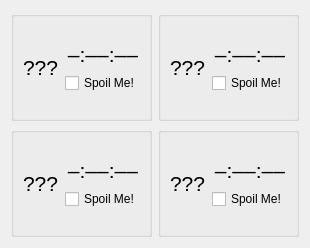
      <widget class="QWidget" name="constructionPage">
       <layout class="QGridLayout" name="gridLayout_9">
        <item row="0" column="0">
         <widget class="QGroupBox" name="constructionBox1">
          <property name="minimumSize">
           <size>
            <width>0</width>
            <height>110</height>
           </size>
          </property>
          <property name="maximumSize">
           <size>
            <width>16777215</width>
            <height>110</height>
           </size>
          </property>
          <property name="title">
           <string/>
          </property>
          <layout class="QHBoxLayout" name="horizontalLayout_5">
           <item>
            <widget class="QLabel" name="constructionName1">
             <property name="sizePolicy">
              <sizepolicy hsizetype="Preferred" vsizetype="Maximum">
               <horstretch>0</horstretch>
               <verstretch>0</verstretch>
              </sizepolicy>
             </property>
             <property name="font">
              <font>
               <pointsize>16</pointsize>
              </font>
             </property>
             <property name="text">
              <string>???</string>
             </property>
            </widget>
           </item>
           <item>
            <spacer name="horizontalSpacer_5">
             <property name="orientation">
              <enum>Qt::Horizontal</enum>
             </property>
             <property name="sizeHint" stdset="0">
              <size>
               <width>0</width>
               <height>20</height>
              </size>
             </property>
            </spacer>
           </item>
           <item>
            <layout class="QVBoxLayout" name="verticalLayout_11">
             <item>
              <spacer name="verticalSpacer_11">
               <property name="orientation">
                <enum>Qt::Vertical</enum>
               </property>
               <property name="sizeHint" stdset="0">
                <size>
                 <width>20</width>
                 <height>40</height>
                </size>
               </property>
              </spacer>
             </item>
             <item alignment="Qt::AlignHCenter">
              <widget class="QLabel" name="constructionTimer1">
               <property name="sizePolicy">
                <sizepolicy hsizetype="Maximum" vsizetype="Preferred">
                 <horstretch>0</horstretch>
                 <verstretch>0</verstretch>
                </sizepolicy>
               </property>
               <property name="minimumSize">
                <size>
                 <width>70</width>
                 <height>0</height>
                </size>
               </property>
               <property name="font">
                <font>
                 <pointsize>16</pointsize>
                </font>
               </property>
               <property name="text">
                <string>‒:‒‒:‒‒</string>
               </property>
               <property name="alignment">
                <set>Qt::AlignRight|Qt::AlignTrailing|Qt::AlignVCenter</set>
               </property>
              </widget>
             </item>
             <item alignment="Qt::AlignHCenter">
              <widget class="QCheckBox" name="constructionSpoil1">
               <property name="text">
                <string>Spoil Me!</string>
               </property>
              </widget>
             </item>
             <item>
              <spacer name="verticalSpacer_12">
               <property name="orientation">
                <enum>Qt::Vertical</enum>
               </property>
               <property name="sizeHint" stdset="0">
                <size>
                 <width>20</width>
                 <height>40</height>
                </size>
               </property>
              </spacer>
             </item>
            </layout>
           </item>
          </layout>
         </widget>
        </item>
        <item row="0" column="1">
         <widget class="QGroupBox" name="constructionBox2">
          <property name="minimumSize">
           <size>
            <width>0</width>
            <height>110</height>
           </size>
          </property>
          <property name="maximumSize">
           <size>
            <width>16777215</width>
            <height>110</height>
           </size>
          </property>
          <property name="title">
           <string/>
          </property>
          <layout class="QHBoxLayout" name="horizontalLayout_9">
           <item>
            <widget class="QLabel" name="constructionName2">
             <property name="sizePolicy">
              <sizepolicy hsizetype="Preferred" vsizetype="Maximum">
               <horstretch>0</horstretch>
               <verstretch>0</verstretch>
              </sizepolicy>
             </property>
             <property name="font">
              <font>
               <pointsize>16</pointsize>
              </font>
             </property>
             <property name="text">
              <string>???</string>
             </property>
            </widget>
           </item>
           <item>
            <spacer name="horizontalSpacer_9">
             <property name="orientation">
              <enum>Qt::Horizontal</enum>
             </property>
             <property name="sizeHint" stdset="0">
              <size>
               <width>0</width>
               <height>20</height>
              </size>
             </property>
            </spacer>
           </item>
           <item>
            <layout class="QVBoxLayout" name="verticalLayout_3">
             <item>
              <spacer name="verticalSpacer_10">
               <property name="orientation">
                <enum>Qt::Vertical</enum>
               </property>
               <property name="sizeHint" stdset="0">
                <size>
                 <width>20</width>
                 <height>40</height>
                </size>
               </property>
              </spacer>
             </item>
             <item alignment="Qt::AlignHCenter">
              <widget class="QLabel" name="constructionTimer2">
               <property name="sizePolicy">
                <sizepolicy hsizetype="Maximum" vsizetype="Preferred">
                 <horstretch>0</horstretch>
                 <verstretch>0</verstretch>
                </sizepolicy>
               </property>
               <property name="minimumSize">
                <size>
                 <width>70</width>
                 <height>0</height>
                </size>
               </property>
               <property name="font">
                <font>
                 <pointsize>16</pointsize>
                </font>
               </property>
               <property name="text">
                <string>‒:‒‒:‒‒</string>
               </property>
               <property name="alignment">
                <set>Qt::AlignRight|Qt::AlignTrailing|Qt::AlignVCenter</set>
               </property>
              </widget>
             </item>
             <item>
              <widget class="QCheckBox" name="constructionSpoil2">
               <property name="text">
                <string>Spoil Me!</string>
               </property>
              </widget>
             </item>
             <item>
              <spacer name="verticalSpacer_9">
               <property name="orientation">
                <enum>Qt::Vertical</enum>
               </property>
               <property name="sizeHint" stdset="0">
                <size>
                 <width>20</width>
                 <height>40</height>
                </size>
               </property>
              </spacer>
             </item>
            </layout>
           </item>
          </layout>
         </widget>
        </item>
        <item row="1" column="0">
         <widget class="QGroupBox" name="constructionBox3">
          <property name="minimumSize">
           <size>
            <width>0</width>
            <height>110</height>
           </size>
          </property>
          <property name="maximumSize">
           <size>
            <width>16777215</width>
            <height>110</height>
           </size>
          </property>
          <property name="title">
           <string/>
          </property>
          <layout class="QHBoxLayout" name="horizontalLayout_10">
           <item>
            <widget class="QLabel" name="constructionName3">
             <property name="sizePolicy">
              <sizepolicy hsizetype="Preferred" vsizetype="Maximum">
               <horstretch>0</horstretch>
               <verstretch>0</verstretch>
              </sizepolicy>
             </property>
             <property name="font">
              <font>
               <pointsize>16</pointsize>
              </font>
             </property>
             <property name="text">
              <string>???</string>
             </property>
            </widget>
           </item>
           <item>
            <spacer name="horizontalSpacer_10">
             <property name="orientation">
              <enum>Qt::Horizontal</enum>
             </property>
             <property name="sizeHint" stdset="0">
              <size>
               <width>0</width>
               <height>20</height>
              </size>
             </property>
            </spacer>
           </item>
           <item>
            <layout class="QVBoxLayout" name="verticalLayout_12">
             <item>
              <spacer name="verticalSpacer_13">
               <property name="orientation">
                <enum>Qt::Vertical</enum>
               </property>
               <property name="sizeHint" stdset="0">
                <size>
                 <width>20</width>
                 <height>40</height>
                </size>
               </property>
              </spacer>
             </item>
             <item alignment="Qt::AlignHCenter">
              <widget class="QLabel" name="constructionTimer3">
               <property name="sizePolicy">
                <sizepolicy hsizetype="Maximum" vsizetype="Preferred">
                 <horstretch>0</horstretch>
                 <verstretch>0</verstretch>
                </sizepolicy>
               </property>
               <property name="minimumSize">
                <size>
                 <width>70</width>
                 <height>0</height>
                </size>
               </property>
               <property name="font">
                <font>
                 <pointsize>16</pointsize>
                </font>
               </property>
               <property name="text">
                <string>‒:‒‒:‒‒</string>
               </property>
               <property name="alignment">
                <set>Qt::AlignRight|Qt::AlignTrailing|Qt::AlignVCenter</set>
               </property>
              </widget>
             </item>
             <item alignment="Qt::AlignHCenter">
              <widget class="QCheckBox" name="constructionSpoil3">
               <property name="text">
                <string>Spoil Me!</string>
               </property>
              </widget>
             </item>
             <item>
              <spacer name="verticalSpacer_14">
               <property name="orientation">
                <enum>Qt::Vertical</enum>
               </property>
               <property name="sizeHint" stdset="0">
                <size>
                 <width>20</width>
                 <height>40</height>
                </size>
               </property>
              </spacer>
             </item>
            </layout>
           </item>
          </layout>
         </widget>
        </item>
        <item row="1" column="1">
         <widget class="QGroupBox" name="constructionBox4">
          <property name="minimumSize">
           <size>
            <width>0</width>
            <height>110</height>
           </size>
          </property>
          <property name="maximumSize">
           <size>
            <width>16777215</width>
            <height>110</height>
           </size>
          </property>
          <property name="title">
           <string/>
          </property>
          <layout class="QHBoxLayout" name="horizontalLayout_11">
           <item>
            <widget class="QLabel" name="constructionName4">
             <property name="sizePolicy">
              <sizepolicy hsizetype="Preferred" vsizetype="Maximum">
               <horstretch>0</horstretch>
               <verstretch>0</verstretch>
              </sizepolicy>
             </property>
             <property name="font">
              <font>
               <pointsize>16</pointsize>
              </font>
             </property>
             <property name="text">
              <string>???</string>
             </property>
            </widget>
           </item>
           <item>
            <spacer name="horizontalSpacer_11">
             <property name="orientation">
              <enum>Qt::Horizontal</enum>
             </property>
             <property name="sizeHint" stdset="0">
              <size>
               <width>0</width>
               <height>20</height>
              </size>
             </property>
            </spacer>
           </item>
           <item>
            <layout class="QVBoxLayout" name="verticalLayout_13">
             <item>
              <spacer name="verticalSpacer_15">
               <property name="orientation">
                <enum>Qt::Vertical</enum>
               </property>
               <property name="sizeHint" stdset="0">
                <size>
                 <width>20</width>
                 <height>40</height>
                </size>
               </property>
              </spacer>
             </item>
             <item alignment="Qt::AlignHCenter">
              <widget class="QLabel" name="constructionTimer4">
               <property name="sizePolicy">
                <sizepolicy hsizetype="Maximum" vsizetype="Preferred">
                 <horstretch>0</horstretch>
                 <verstretch>0</verstretch>
                </sizepolicy>
               </property>
               <property name="minimumSize">
                <size>
                 <width>70</width>
                 <height>0</height>
                </size>
               </property>
               <property name="font">
                <font>
                 <pointsize>16</pointsize>
                </font>
               </property>
               <property name="text">
                <string>‒:‒‒:‒‒</string>
               </property>
               <property name="alignment">
                <set>Qt::AlignRight|Qt::AlignTrailing|Qt::AlignVCenter</set>
               </property>
              </widget>
             </item>
             <item>
              <widget class="QCheckBox" name="constructionSpoil4">
               <property name="text">
                <string>Spoil Me!</string>
               </property>
              </widget>
             </item>
             <item>
              <spacer name="verticalSpacer_16">
               <property name="orientation">
                <enum>Qt::Vertical</enum>
               </property>
               <property name="sizeHint" stdset="0">
                <size>
                 <width>20</width>
                 <height>40</height>
                </size>
               </property>
              </spacer>
             </item>
            </layout>
           </item>
          </layout>
         </widget>
        </item>
       </layout>
      </widget>
